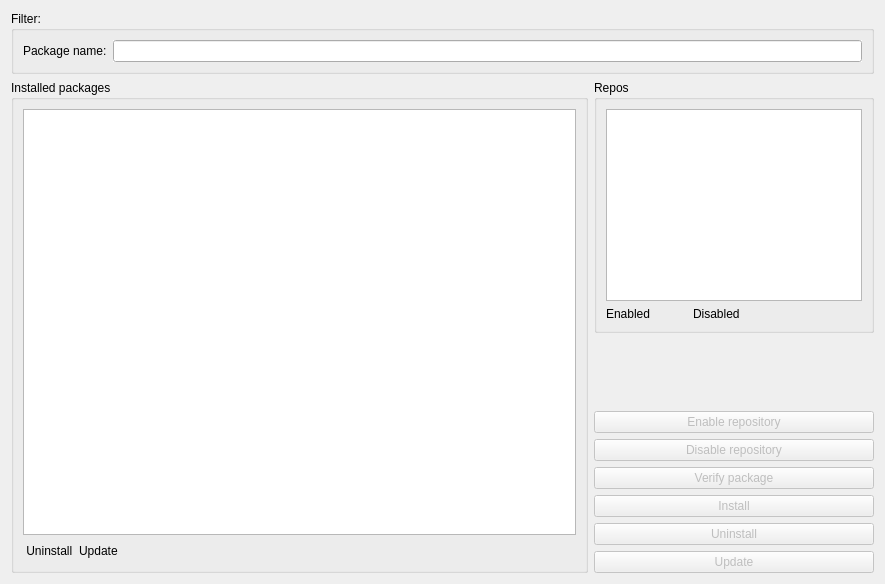
<?xml version="1.0" encoding="UTF-8"?>
<ui version="4.0">
 <class>SoftwarePlugin</class>
 <widget class="QWidget" name="SoftwarePlugin">
  <property name="geometry">
   <rect>
    <x>0</x>
    <y>0</y>
    <width>885</width>
    <height>584</height>
   </rect>
  </property>
  <property name="windowTitle">
   <string>Form</string>
  </property>
  <layout class="QGridLayout" name="gridLayout_2">
   <item row="4" column="1">
    <widget class="QPushButton" name="disable_repo_button">
     <property name="enabled">
      <bool>false</bool>
     </property>
     <property name="text">
      <string>Disable repository</string>
     </property>
    </widget>
   </item>
   <item row="1" column="0" rowspan="8">
    <widget class="QGroupBox" name="groupBox">
     <property name="title">
      <string>Installed packages</string>
     </property>
     <layout class="QGridLayout" name="gridLayout_3">
      <item row="0" column="0" colspan="3">
       <widget class="QListWidget" name="installed">
        <property name="alternatingRowColors">
         <bool>true</bool>
        </property>
        <property name="selectionMode">
         <enum>QAbstractItemView::ExtendedSelection</enum>
        </property>
       </widget>
      </item>
      <item row="1" column="0">
       <widget class="QLabel" name="label_3">
        <property name="sizePolicy">
         <sizepolicy hsizetype="Minimum" vsizetype="Preferred">
          <horstretch>0</horstretch>
          <verstretch>0</verstretch>
         </sizepolicy>
        </property>
        <property name="styleSheet">
         <string notr="true"/>
        </property>
        <property name="text">
         <string>&lt;img src=&quot;:/disabled.png&quot;&gt; Uninstall</string>
        </property>
       </widget>
      </item>
      <item row="1" column="1">
       <widget class="QLabel" name="label_4">
        <property name="styleSheet">
         <string notr="true"/>
        </property>
        <property name="text">
         <string>&lt;img src=&quot;:/state_changed.png&quot;&gt; Update</string>
        </property>
        <property name="textFormat">
         <enum>Qt::RichText</enum>
        </property>
       </widget>
      </item>
      <item row="1" column="2">
       <spacer name="horizontalSpacer">
        <property name="orientation">
         <enum>Qt::Horizontal</enum>
        </property>
        <property name="sizeHint" stdset="0">
         <size>
          <width>396</width>
          <height>20</height>
         </size>
        </property>
       </spacer>
      </item>
     </layout>
    </widget>
   </item>
   <item row="6" column="1">
    <widget class="QPushButton" name="install_button">
     <property name="enabled">
      <bool>false</bool>
     </property>
     <property name="text">
      <string>Install</string>
     </property>
    </widget>
   </item>
   <item row="3" column="1">
    <widget class="QPushButton" name="enable_repo_button">
     <property name="enabled">
      <bool>false</bool>
     </property>
     <property name="text">
      <string>Enable repository</string>
     </property>
    </widget>
   </item>
   <item row="0" column="0" colspan="2">
    <widget class="QGroupBox" name="filter_box">
     <property name="sizePolicy">
      <sizepolicy hsizetype="Preferred" vsizetype="Minimum">
       <horstretch>0</horstretch>
       <verstretch>0</verstretch>
      </sizepolicy>
     </property>
     <property name="maximumSize">
      <size>
       <width>16777215</width>
       <height>65</height>
      </size>
     </property>
     <property name="title">
      <string>Filter:</string>
     </property>
     <layout class="QGridLayout" name="gridLayout">
      <item row="0" column="0">
       <widget class="QLabel" name="filter_label">
        <property name="text">
         <string>Package name:</string>
        </property>
       </widget>
      </item>
      <item row="0" column="1">
       <widget class="QLineEdit" name="filter_line">
        <property name="autoFillBackground">
         <bool>true</bool>
        </property>
       </widget>
      </item>
     </layout>
    </widget>
   </item>
   <item row="8" column="1">
    <widget class="QPushButton" name="update_button">
     <property name="enabled">
      <bool>false</bool>
     </property>
     <property name="text">
      <string>Update</string>
     </property>
    </widget>
   </item>
   <item row="1" column="1">
    <widget class="QGroupBox" name="groupBox_2">
     <property name="title">
      <string>Repos</string>
     </property>
     <layout class="QGridLayout" name="gridLayout_4">
      <item row="0" column="0" colspan="3">
       <widget class="QListWidget" name="repos">
        <property name="sizePolicy">
         <sizepolicy hsizetype="Expanding" vsizetype="Preferred">
          <horstretch>0</horstretch>
          <verstretch>0</verstretch>
         </sizepolicy>
        </property>
        <property name="alternatingRowColors">
         <bool>true</bool>
        </property>
        <property name="selectionMode">
         <enum>QAbstractItemView::ExtendedSelection</enum>
        </property>
       </widget>
      </item>
      <item row="1" column="0">
       <widget class="QLabel" name="label">
        <property name="text">
         <string>&lt;img src=&quot;:/enabled.png&quot;&gt; Enabled</string>
        </property>
        <property name="textFormat">
         <enum>Qt::RichText</enum>
        </property>
       </widget>
      </item>
      <item row="1" column="1">
       <widget class="QLabel" name="label_2">
        <property name="text">
         <string>&lt;img src=&quot;:/disabled.png&quot;&gt; Disabled</string>
        </property>
        <property name="textFormat">
         <enum>Qt::RichText</enum>
        </property>
       </widget>
      </item>
     </layout>
    </widget>
   </item>
   <item row="2" column="1">
    <spacer name="verticalSpacer">
     <property name="orientation">
      <enum>Qt::Vertical</enum>
     </property>
     <property name="sizeHint" stdset="0">
      <size>
       <width>20</width>
       <height>40</height>
      </size>
     </property>
    </spacer>
   </item>
   <item row="7" column="1">
    <widget class="QPushButton" name="uninstall_button">
     <property name="enabled">
      <bool>false</bool>
     </property>
     <property name="text">
      <string>Uninstall</string>
     </property>
    </widget>
   </item>
   <item row="5" column="1">
    <widget class="QPushButton" name="verify_package_button">
     <property name="enabled">
      <bool>false</bool>
     </property>
     <property name="text">
      <string>Verify package</string>
     </property>
    </widget>
   </item>
  </layout>
 </widget>
 <resources/>
 <connections/>
</ui>
